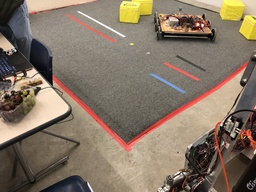
#> input picture Test_Image/Line1.jpg, 256 x 192 px, shrunk from 1280 x 960 before the run, found by its file name
$ python LineRecog1.py   (older library calls are emulated)
#> lines starting #> are read from the running program, lines starting #| are printed output that depends on the picture; after the words box and inside, x2 and y2 are one past the last pixel; in counts of white or black regions, pixels touching at a corner belong together; long printed decimals are rounded
import cv2
import numpy as np
import math


def plot_line(img, contour, red_list, blue_list, green_list):

    M = cv2.moments(contour)
    cX = int(M["m10"] / M["m00"])
    cY = int(M["m01"] / M["m00"])


    if is_red(red_list[cY][cX], blue_list[cY][cX], green_list[cY][cX]):
        # draw the center of the shape on the image
        cv2.circle(img, (cX, cY), 7, (0, 255, 0), -1)

        # Put words on image
        cv2.putText(img, "X: " + str(cX), (cX - 25, cY - 25),
                    cv2.FONT_HERSHEY_SIMPLEX, 0.8, (0, 255, 0), 2)

        cv2.putText(img, "Y: " + str(cY), (cX - 25, cY - 50),
                    cv2.FONT_HERSHEY_SIMPLEX, 0.8, (0, 255, 0), 2)
    else:
        # Put words on image
        cv2.putText(img, "NOT A LINE YOU ****", (cX - 25, cY - 25),
                    cv2.FONT_HERSHEY_SIMPLEX, 0.8, (0, 255, 0), 2)


def is_red(red, blue, green):

    green_high = red - 100
    blue_high = red - 100

    green_in_param = 0 <= green <= green_high
    blue_in_param = 0 <= blue <= blue_high

    return green_in_param and blue_in_param


def find_mask(img):

    lower = np.array([1, 1, 1], dtype="uint8")
    upper = np.array([255, 255, 255], dtype="uint8")

    mask = cv2.inRange(img, lower, upper)

    return mask


def dist(point1, point2):
    return np.sqrt(np.square(point2[0] - point1[0]) + np.square(point2[1] - point1[1]))


def find_color(name):

#> called with name = 'Test_Image/Line1.jpg'
    print(name)

    img = cv2.imread(name)
#> img is the input picture: shape (192, 256, 3); mean B, G, R 100.9, 117.3, 132.6

    height, width, channels = img.shape
#> height = 192; width = 256; channels = 3

    blue_list, green_list, red_list = cv2.split(img)

    print("height: " + str(height))
#| height: 192
    print("width: " + str(width) + "\n")
#| width: 256
    for x in range(width):
        for i in range(height):

            # check if a specific pixel is red
            red = red_list[i][x]
            blue = blue_list[i][x]
            green = green_list[i][x]

            if not is_red(red, blue, green):
                green_list[i][x] = 0
                blue_list[i][x] = 0
                red_list[i][x] = 0

    chicken = cv2.merge((blue_list, green_list, red_list))

#######################################################################################################################
#######################################################################################################################

    red_m = find_mask(chicken)
#> in find_mask, `mask = cv2.inRange(img, lower, upper)`: mask: shape (192, 256); 2% white; 13 white regions (10 under 20 px), largest, box (x1, y1, x2, y2) and area: (53, 63, 247, 151) 898, (245, 131, 256, 146) 46, (179, 70, 198, 80) 27

    chicken = np.copy(chicken)
    lines = cv2.HoughLines(red_m, 1, np.pi / 180, 200)
    try:
        for r, theta in lines[0]:
            a = np.cos(theta)
            b = np.sin(theta)
            x0 = a * r
            y0 = b * r
            x1 = int(x0 + 1000 * (-b))
            y1 = int(y0 + 1000 * a)
            x2 = int(x0 - 1000 * (-b))
            y2 = int(y0 - 1000 * a)
            p1 = (x1, y1)
            p2 = (x2, y2)
            cv2.line(chicken, p1, p2, (0, 255, 0), 2)
            print(dist(p1, p2))
#> this loop made 0 passes
#> chicken: shape (192, 256, 3); mean B, G, R 1.6, 6.4, 4.1
#> call 2 of find_color, with name = 'Test_Image/Line2.jpg'
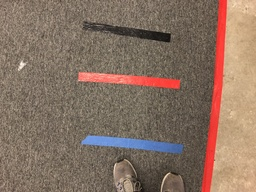
#> input picture Test_Image/Line2.jpg, 256 x 192 px, shrunk from 1280 x 960 before the run, found by its file name
#> in find_color, img is the input picture: shape (192, 256, 3); mean B, G, R 98.6, 113.5, 135.7
#| height: 192
#| width: 256
#> in find_mask (call 2), `mask = cv2.inRange(img, lower, upper)`: mask: shape (192, 256); 4.9% white; 2 white regions, box (x1, y1, x2, y2) and area: (202, 0, 227, 192) 1657, (79, 73, 180, 88) 751
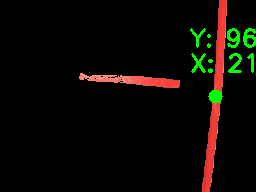
#> chicken: shape (192, 256, 3); mean B, G, R 3.2, 8.5, 11.1
#> call 3 of find_color, with name = 'Test_Image/Line3.jpg'
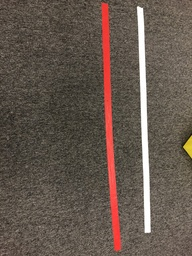
#> input picture Test_Image/Line3.jpg, 192 x 256 px, shrunk from 960 x 1280 before the run, found by its file name
#> in find_color, img is the input picture: shape (256, 192, 3); mean B, G, R 77.6, 87.5, 100.7
#| height: 256
#| width: 192
#> in find_mask (call 3), `mask = cv2.inRange(img, lower, upper)`:
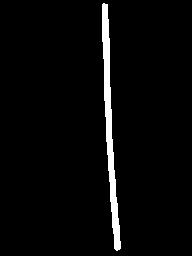
#> mask: shape (256, 192); 3.2% white; 1 white region, box (x1, y1, x2, y2) and area: (102, 3, 121, 251) 1596
#> the loop in find_color (call 3), `for r, theta in lines[0]:` made 1 pass
#> (r, theta) on pass 1: (-103, 3.09)
#| 1999.758
#> after the loop in find_color (call 3), `for r, theta in lines[0]:`:
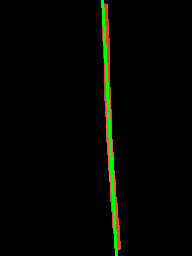
#> chicken: shape (256, 192, 3); mean B, G, R 1.3, 5.3, 3.9
#> call 4 of find_color, with name = 'Test_Image/Line4.jpg'
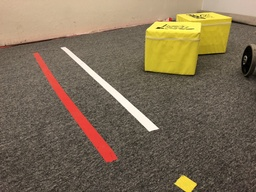
#> input picture Test_Image/Line4.jpg, 256 x 192 px, shrunk from 1280 x 960 before the run, found by its file name
#> in find_color, img is the input picture: shape (192, 256, 3); mean B, G, R 85.3, 109.3, 125.3
#| height: 192
#| width: 256
#> in find_mask (call 4), `mask = cv2.inRange(img, lower, upper)`: mask: shape (192, 256); 2.2% white; 2 white regions (1 under 20 px), largest, box (x1, y1, x2, y2) and area: (35, 53, 117, 162) 1093
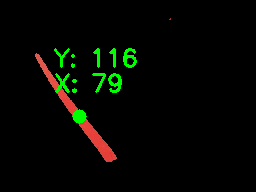
#> chicken: shape (192, 256, 3); mean B, G, R 1.3, 6.4, 4.4
    except:
        pass

#######################################################################################################################
#######################################################################################################################

    try:
        im2, contours, hierarchy = cv2.findContours(red_m, cv2.RETR_EXTERNAL, cv2.CHAIN_APPROX_SIMPLE)
        cnt = max(contours, key=cv2.contourArea)
        plot_line(chicken, cnt, red_list, blue_list, green_list)

    except ValueError:
        pass

    return chicken


cv2.imshow("Line1", find_color("Test_Image/Line1.jpg"))
cv2.imshow("Line2", find_color("Test_Image/Line2.jpg"))
cv2.imshow("Line3", find_color("Test_Image/Line3.jpg"))
cv2.imshow("Line4", find_color("Test_Image/Line4.jpg"))

cv2.waitKey(0)
